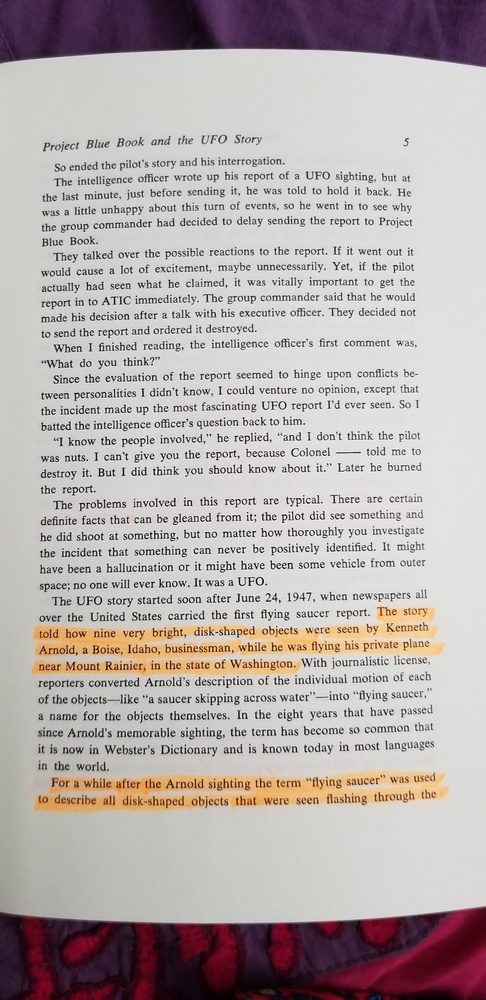
#> input picture highlighted-english-sample.jpg, 486 x 1000 px, shrunk from 980 x 2016 before the run
$ python processStepByStep.py
#> lines starting #> are read from the running program, lines starting #| are printed output that depends on the picture; after the words box and inside, x2 and y2 are one past the last pixel; in counts of white or black regions, pixels touching at a corner belong together
import cv2
from google.cloud import vision
import io
import numpy
import json
from PIL import Image, ImageDraw
import datetime


GOOGLE_VISION_API_KEY_PATH = "C:/Users/HP/.google-cloud/my-key.json"


def histogram_equalization(input_img_path, histogram_equalized_img_path):
#> called with input_img_path = 'highlighted-english-sample.jpg', histogram_equalized_img_path = 'o_01_histogram_equalized.png'
    rgb_img = cv2.imread(input_img_path)
#> rgb_img is the input picture: shape (1000, 486, 3); mean B, G, R 172.5, 174, 182.3

    # convert from RGB color-space to YCrCb
    ycrcb_img = cv2.cvtColor(rgb_img, cv2.COLOR_BGR2YCrCb)
#> ycrcb_img: shape (1000, 486, 3); mean of channels 0, 1, 2 176.4, 132.2, 125.9

    # equalize the histogram of the Y channel
    ycrcb_img[:, :, 0] = cv2.equalizeHist(ycrcb_img[:, :, 0])
#> ycrcb_img: shape (1000, 486, 3); mean of channels 0, 1, 2 129.3, 132.2, 125.9

    equalized_img = cv2.cvtColor(ycrcb_img, cv2.COLOR_YCrCb2BGR)
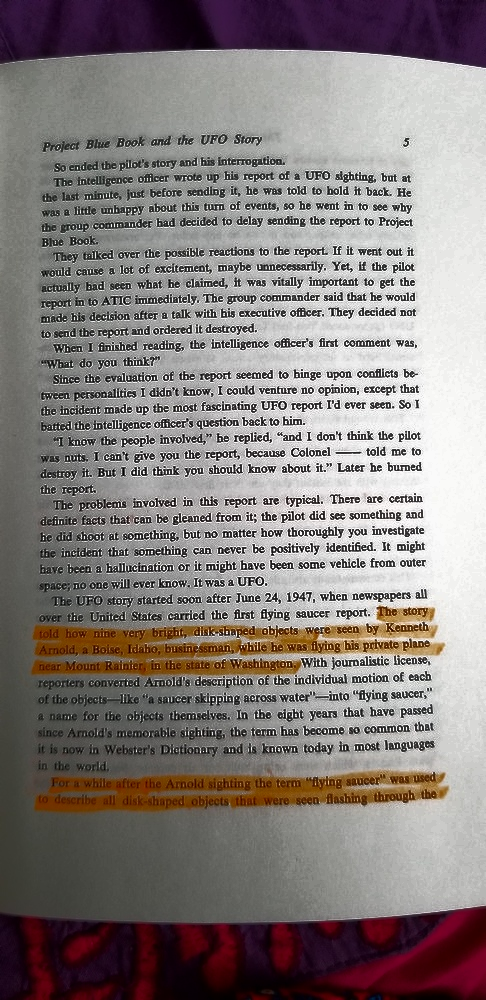
#> equalized_img: shape (1000, 486, 3); mean B, G, R 125.6, 127.4, 135.2
    cv2.imwrite(histogram_equalized_img_path, equalized_img)


def calculate_chroma(input_img_path, color_detected_img_path):
#> called with input_img_path = 'o_01_histogram_equalized.png', color_detected_img_path = 'o_02_color_detected.png'
    input_img = cv2.imread(input_img_path)

    for column in input_img:
        for pixel in column:
            min_color = min(pixel[0], pixel[1], pixel[2])
            max_color = max(pixel[0], pixel[1], pixel[2])
            pixel[0] = max_color - min_color
            pixel[1] = pixel[0]
            pixel[2] = pixel[0]
#> after the loop, pixel = [48, 48, 48]

    cv2.imwrite(color_detected_img_path, input_img)
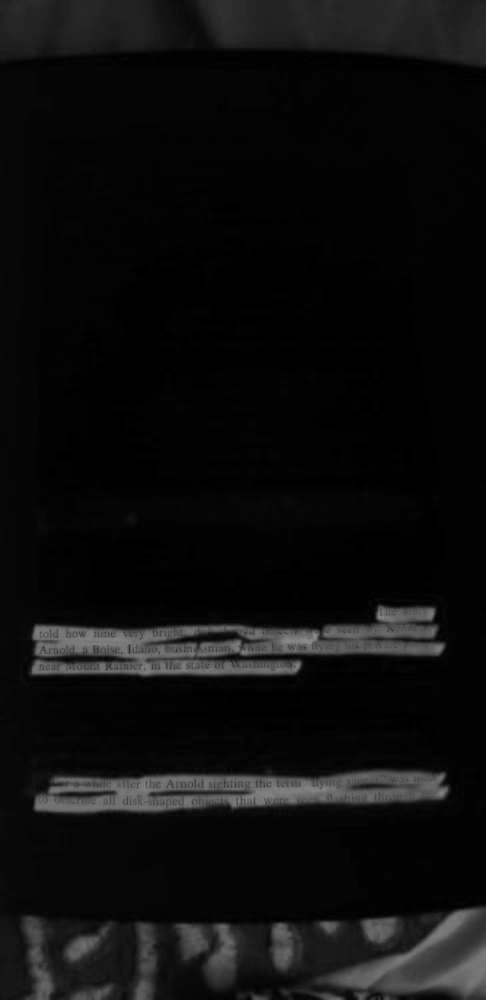
#> saved as o_02_color_detected.png: shape (1000, 486, 3); min 0, max 142, mean 13.4


def otsu_thresholding(input_img_path, threshold_img_path):
#> called with input_img_path = 'o_02_color_detected.png', threshold_img_path = 'o_03_threshold.png'
    input_img = cv2.imread(input_img_path, 0)
#> input_img: shape (1000, 486); min 0, max 142, mean 13.4

    ret, threshold_img = cv2.threshold(input_img, 0, 255, cv2.THRESH_OTSU)
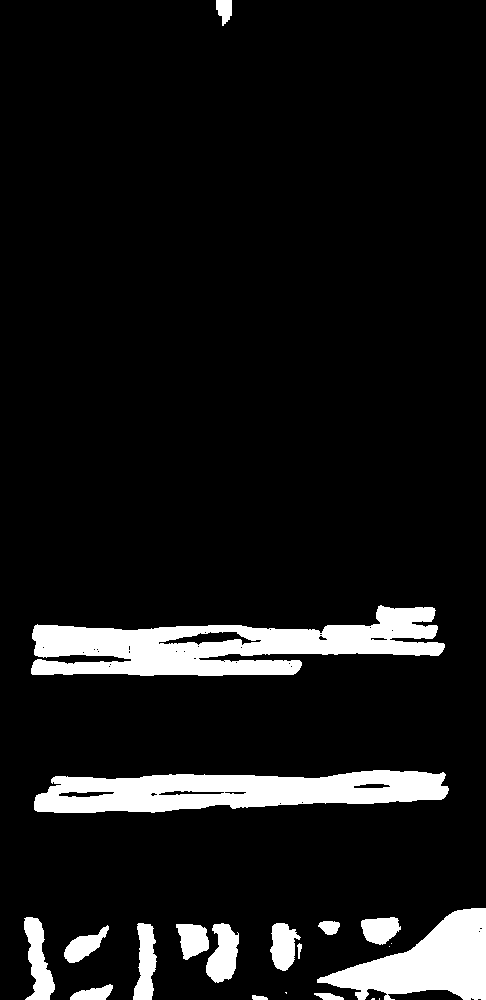
#> threshold_img: shape (1000, 486); 9.2% white; 21 white regions (5 under 20 px), largest, box (x1, y1, x2, y2) and area: (31, 605, 445, 676) 15854, (34, 770, 449, 813) 12357, (317, 908, 486, 1000) 8042
#> ret = 45

    cv2.imwrite(threshold_img_path, threshold_img)


def detect_highlight(input_img_path):
    histogram_equalized_img_path = "o_01_histogram_equalized.png"
    histogram_equalization(input_img_path, histogram_equalized_img_path)
    color_detected_img_path = "o_02_color_detected.png"
    calculate_chroma(histogram_equalized_img_path, color_detected_img_path)
    threshold_img_path = "o_03_threshold.png"
    otsu_thresholding(color_detected_img_path, threshold_img_path)

    print("highlight mask is ready")
    return threshold_img_path


def run_google_text_detection(input_img_path):
    with io.open(input_img_path, 'rb') as img_file:
        input_img_file = img_file.read()

    input_img = vision.Image(content=input_img_file)
    client = vision.ImageAnnotatorClient.from_service_account_json(GOOGLE_VISION_API_KEY_PATH)
    return client.document_text_detection(image=input_img)


def get_google_api_response(input_img_path):
    google_api_response = run_google_text_detection(input_img_path)

    google_api_response_json = vision.AnnotateImageResponse.to_json(google_api_response)
    google_api_response_dump_path = "o_04_google_api_response.txt"
    with open(google_api_response_dump_path, 'w') as json_file:
#> (the run stopped early here; a loop or call above may not have finished)

$ run again, with highlighted-bengali-sample.jpg copied over highlighted-english-sample.jpg
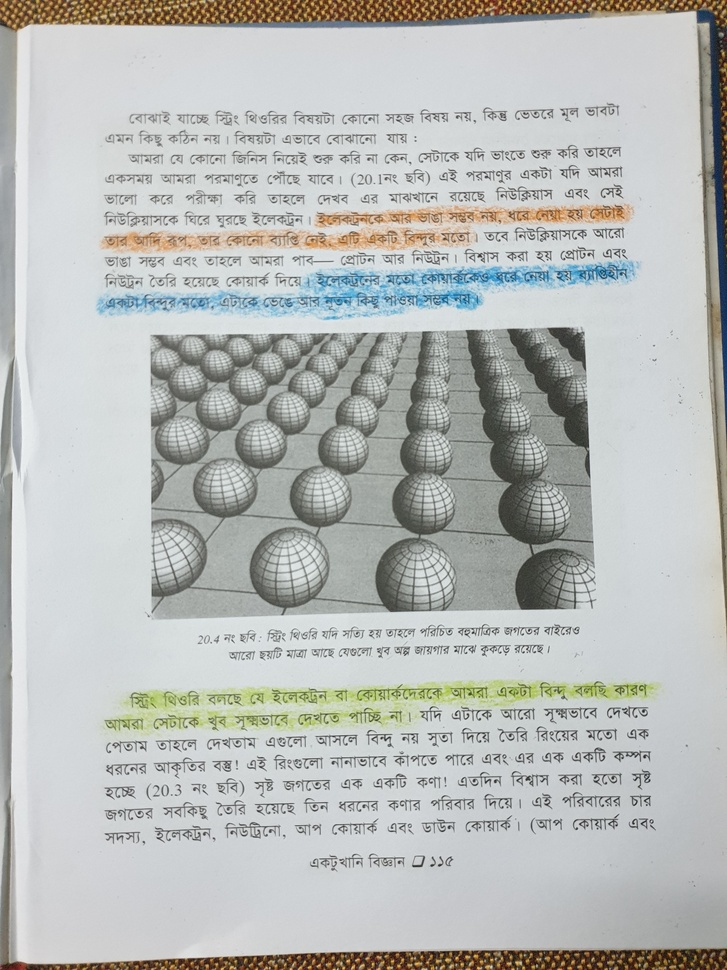
#> input picture highlighted-bengali-sample.jpg, 727 x 970 px, shrunk from 1512 x 2016 before the run
#> in histogram_equalization, rgb_img is the input picture: shape (970, 727, 3); mean B, G, R 184.6, 187, 184.3
#> in histogram_equalization, `equalized_img = cv2.cvtColor(ycrcb_img, cv2.COLOR_YCrCb2BGR)`:
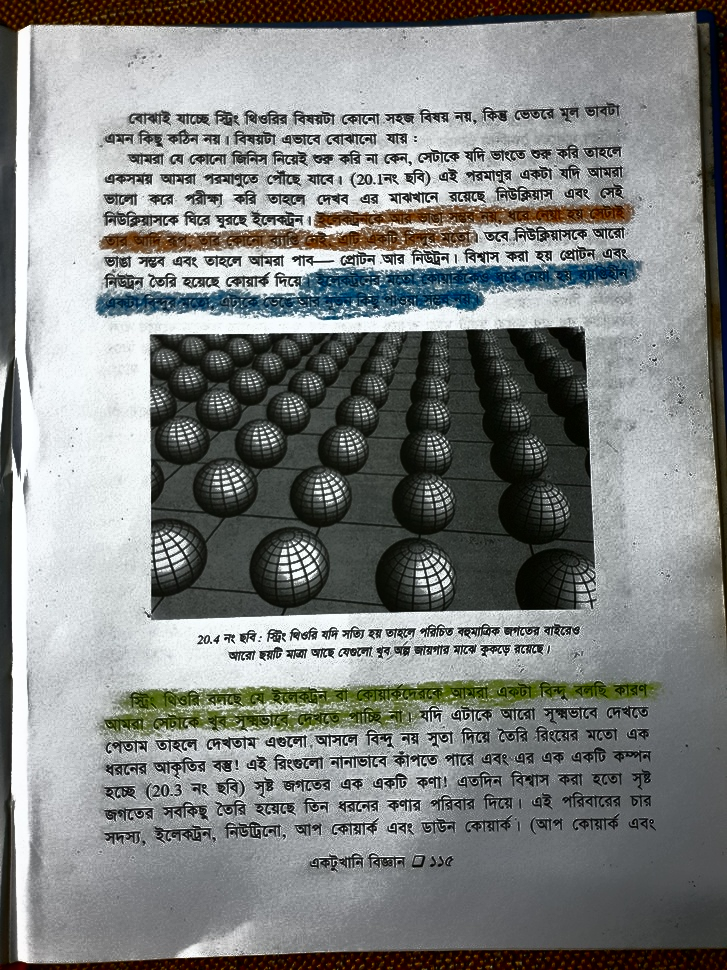
#> equalized_img: shape (970, 727, 3); mean B, G, R 129.6, 131.1, 128.5
#> after the loop in calculate_chroma, `for column in input_img:`: pixel = [34, 34, 34]
#> in otsu_thresholding, `ret, threshold_img = cv2.threshold(input_img, 0, 255, cv2.THRESH_OTSU)`:
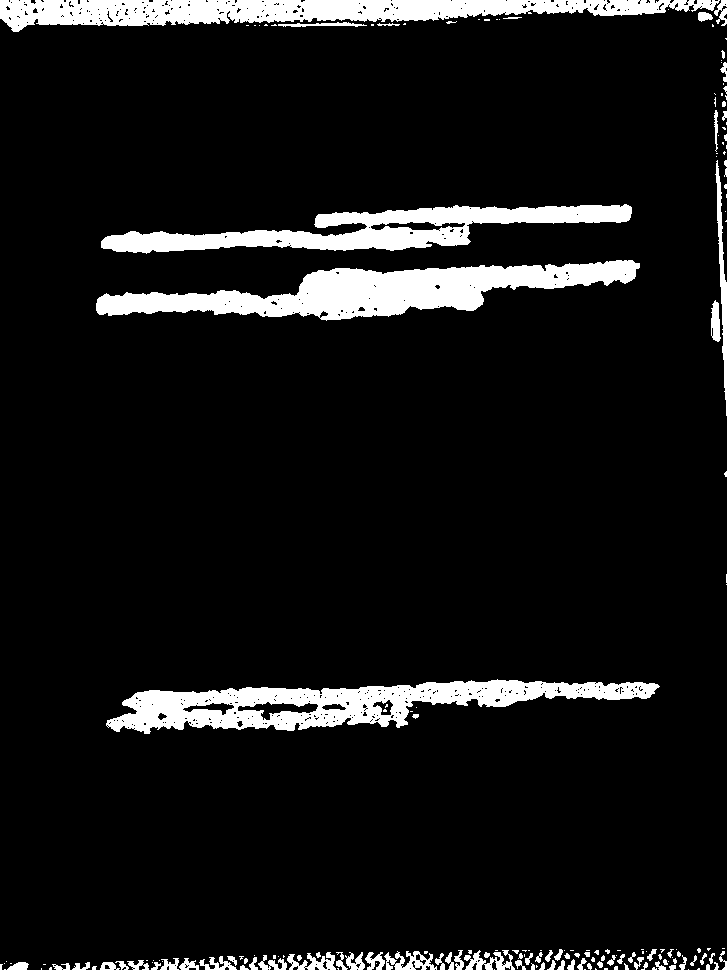
#> threshold_img: shape (970, 727); 8.6% white; 184 white regions (107 under 20 px), largest, box (x1, y1, x2, y2) and area: (96, 260, 640, 321) 15109, (106, 679, 660, 734) 13776, (0, 0, 720, 32) 13120
#> ret = 29
